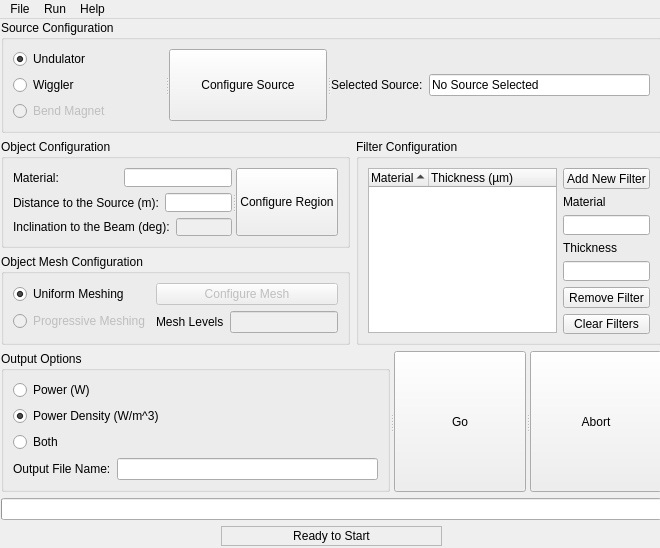
<?xml version="1.0" encoding="UTF-8"?>
<ui version="4.0">
 <class>MainWindow</class>
 <widget class="QMainWindow" name="MainWindow">
  <property name="geometry">
   <rect>
    <x>0</x>
    <y>0</y>
    <width>660</width>
    <height>548</height>
   </rect>
  </property>
  <property name="windowTitle">
   <string>Heat Load Matrix</string>
  </property>
  <widget class="QWidget" name="HeatLoadMatrix_2">
   <widget class="QWidget" name="layoutWidget">
    <property name="geometry">
     <rect>
      <x>1</x>
      <y>1</y>
      <width>661</width>
      <height>526</height>
     </rect>
    </property>
    <layout class="QVBoxLayout" name="verticalLayout_15">
     <item>
      <widget class="QGroupBox" name="SourceConfiguration_groupBox">
       <property name="sizePolicy">
        <sizepolicy hsizetype="Preferred" vsizetype="Preferred">
         <horstretch>0</horstretch>
         <verstretch>0</verstretch>
        </sizepolicy>
       </property>
       <property name="title">
        <string>Source Configuration</string>
       </property>
       <layout class="QVBoxLayout" name="verticalLayout_14">
        <item>
         <widget class="QSplitter" name="splitter_3">
          <property name="orientation">
           <enum>Qt::Horizontal</enum>
          </property>
          <widget class="QWidget" name="layoutWidget">
           <layout class="QVBoxLayout" name="verticalLayout">
            <item>
             <widget class="QRadioButton" name="source_und">
              <property name="text">
               <string>Undulator</string>
              </property>
              <property name="checked">
               <bool>true</bool>
              </property>
             </widget>
            </item>
            <item>
             <widget class="QRadioButton" name="source_wig">
              <property name="text">
               <string>Wiggler</string>
              </property>
             </widget>
            </item>
            <item>
             <widget class="QRadioButton" name="source_bend">
              <property name="enabled">
               <bool>false</bool>
              </property>
              <property name="text">
               <string>Bend Magnet</string>
              </property>
             </widget>
            </item>
           </layout>
          </widget>
          <widget class="QPushButton" name="config_source">
           <property name="text">
            <string>Configure Source</string>
           </property>
          </widget>
          <widget class="QWidget" name="layoutWidget_6">
           <layout class="QHBoxLayout" name="horizontalLayout_2">
            <item>
             <widget class="QLabel" name="SelectedSource_Label">
              <property name="text">
               <string>Selected Source:</string>
              </property>
              <property name="buddy">
               <cstring>imported_source</cstring>
              </property>
             </widget>
            </item>
            <item>
             <widget class="QLineEdit" name="imported_source">
              <property name="text">
               <string>No Source Selected</string>
              </property>
             </widget>
            </item>
           </layout>
          </widget>
         </widget>
        </item>
       </layout>
      </widget>
     </item>
     <item>
      <layout class="QHBoxLayout" name="horizontalLayout_14">
       <item>
        <layout class="QVBoxLayout" name="verticalLayout_13">
         <item>
          <widget class="QGroupBox" name="ObjectConfiguration_groupBox">
           <property name="sizePolicy">
            <sizepolicy hsizetype="Preferred" vsizetype="Preferred">
             <horstretch>0</horstretch>
             <verstretch>0</verstretch>
            </sizepolicy>
           </property>
           <property name="title">
            <string>Object Configuration</string>
           </property>
           <layout class="QVBoxLayout" name="verticalLayout_11">
            <item>
             <widget class="QSplitter" name="splitter_2">
              <property name="orientation">
               <enum>Qt::Horizontal</enum>
              </property>
              <widget class="QWidget" name="layoutWidget_2">
               <layout class="QVBoxLayout" name="verticalLayout_4">
                <item>
                 <layout class="QHBoxLayout" name="horizontalLayout_5">
                  <item>
                   <widget class="QLabel" name="ObjectMaterial_label">
                    <property name="text">
                     <string>Material:</string>
                    </property>
                    <property name="buddy">
                     <cstring>mat</cstring>
                    </property>
                   </widget>
                  </item>
                  <item>
                   <spacer name="horizontalSpacer">
                    <property name="orientation">
                     <enum>Qt::Horizontal</enum>
                    </property>
                    <property name="sizeHint" stdset="0">
                     <size>
                      <width>40</width>
                      <height>20</height>
                     </size>
                    </property>
                   </spacer>
                  </item>
                  <item>
                   <widget class="QLineEdit" name="mat"/>
                  </item>
                 </layout>
                </item>
                <item>
                 <layout class="QHBoxLayout" name="horizontalLayout_6">
                  <item>
                   <widget class="QLabel" name="DistancetotheSource_label">
                    <property name="text">
                     <string>Distance to the Source (m):</string>
                    </property>
                    <property name="buddy">
                     <cstring>dist</cstring>
                    </property>
                   </widget>
                  </item>
                  <item>
                   <widget class="QLineEdit" name="dist"/>
                  </item>
                 </layout>
                </item>
                <item>
                 <layout class="QHBoxLayout" name="horizontalLayout_7">
                  <item>
                   <widget class="QLabel" name="InclinationtotheBeam_label">
                    <property name="text">
                     <string>Inclination to the Beam (deg):</string>
                    </property>
                    <property name="buddy">
                     <cstring>deg</cstring>
                    </property>
                   </widget>
                  </item>
                  <item>
                   <spacer name="horizontalSpacer_2">
                    <property name="orientation">
                     <enum>Qt::Horizontal</enum>
                    </property>
                    <property name="sizeHint" stdset="0">
                     <size>
                      <width>40</width>
                      <height>20</height>
                     </size>
                    </property>
                   </spacer>
                  </item>
                  <item>
                   <widget class="QLineEdit" name="deg">
                    <property name="enabled">
                     <bool>false</bool>
                    </property>
                   </widget>
                  </item>
                 </layout>
                </item>
               </layout>
              </widget>
              <widget class="QPushButton" name="config_region">
               <property name="text">
                <string>Configure Region</string>
               </property>
              </widget>
             </widget>
            </item>
           </layout>
          </widget>
         </item>
         <item>
          <widget class="QGroupBox" name="ObjectMeshConfiguration_groupBox">
           <property name="title">
            <string>Object Mesh Configuration</string>
           </property>
           <layout class="QVBoxLayout" name="verticalLayout_9">
            <item>
             <layout class="QHBoxLayout" name="horizontalLayout_3">
              <item>
               <layout class="QVBoxLayout" name="verticalLayout_2">
                <item>
                 <widget class="QRadioButton" name="mesh_uniform">
                  <property name="text">
                   <string>Uniform Meshing</string>
                  </property>
                  <property name="checked">
                   <bool>true</bool>
                  </property>
                 </widget>
                </item>
                <item>
                 <widget class="QRadioButton" name="mesh_progressive">
                  <property name="enabled">
                   <bool>false</bool>
                  </property>
                  <property name="text">
                   <string>Progressive Meshing</string>
                  </property>
                 </widget>
                </item>
               </layout>
              </item>
              <item>
               <layout class="QVBoxLayout" name="verticalLayout_8">
                <item>
                 <widget class="QPushButton" name="ConfigureMesh_pushButton_2">
                  <property name="enabled">
                   <bool>false</bool>
                  </property>
                  <property name="sizePolicy">
                   <sizepolicy hsizetype="Preferred" vsizetype="Fixed">
                    <horstretch>0</horstretch>
                    <verstretch>0</verstretch>
                   </sizepolicy>
                  </property>
                  <property name="text">
                   <string>Configure Mesh</string>
                  </property>
                 </widget>
                </item>
                <item>
                 <layout class="QHBoxLayout" name="horizontalLayout_11">
                  <item>
                   <widget class="QLabel" name="label_2">
                    <property name="text">
                     <string>Mesh Levels</string>
                    </property>
                    <property name="buddy">
                     <cstring>mesh_level</cstring>
                    </property>
                   </widget>
                  </item>
                  <item>
                   <widget class="QLineEdit" name="mesh_level">
                    <property name="enabled">
                     <bool>false</bool>
                    </property>
                   </widget>
                  </item>
                 </layout>
                </item>
               </layout>
              </item>
             </layout>
            </item>
           </layout>
           <zorder></zorder>
          </widget>
         </item>
        </layout>
       </item>
       <item>
        <widget class="QGroupBox" name="FilterConfiguration_groupBox">
         <property name="sizePolicy">
          <sizepolicy hsizetype="Preferred" vsizetype="Preferred">
           <horstretch>0</horstretch>
           <verstretch>0</verstretch>
          </sizepolicy>
         </property>
         <property name="title">
          <string>Filter Configuration</string>
         </property>
         <layout class="QVBoxLayout" name="verticalLayout_12">
          <item>
           <layout class="QHBoxLayout" name="horizontalLayout_4">
            <item>
             <widget class="QTreeWidget" name="flt_list">
              <property name="sizePolicy">
               <sizepolicy hsizetype="Expanding" vsizetype="Expanding">
                <horstretch>0</horstretch>
                <verstretch>0</verstretch>
               </sizepolicy>
              </property>
              <property name="horizontalScrollBarPolicy">
               <enum>Qt::ScrollBarAlwaysOff</enum>
              </property>
              <property name="alternatingRowColors">
               <bool>true</bool>
              </property>
              <property name="indentation">
               <number>20</number>
              </property>
              <property name="rootIsDecorated">
               <bool>false</bool>
              </property>
              <property name="uniformRowHeights">
               <bool>true</bool>
              </property>
              <property name="itemsExpandable">
               <bool>false</bool>
              </property>
              <property name="sortingEnabled">
               <bool>true</bool>
              </property>
              <property name="allColumnsShowFocus">
               <bool>true</bool>
              </property>
              <attribute name="headerDefaultSectionSize">
               <number>60</number>
              </attribute>
              <attribute name="headerStretchLastSection">
               <bool>true</bool>
              </attribute>
              <column>
               <property name="text">
                <string>Material</string>
               </property>
              </column>
              <column>
               <property name="text">
                <string>Thickness (µm)</string>
               </property>
              </column>
              <item>
               <property name="text">
                <string/>
               </property>
              </item>
             </widget>
            </item>
            <item>
             <layout class="QVBoxLayout" name="verticalLayout_3">
              <item>
               <widget class="QPushButton" name="flt_add">
                <property name="text">
                 <string>Add New Filter</string>
                </property>
               </widget>
              </item>
              <item>
               <widget class="QLabel" name="label">
                <property name="text">
                 <string>Material</string>
                </property>
                <property name="buddy">
                 <cstring>flt_newmat</cstring>
                </property>
               </widget>
              </item>
              <item>
               <widget class="QLineEdit" name="flt_newmat"/>
              </item>
              <item>
               <widget class="QLabel" name="label_3">
                <property name="text">
                 <string>Thickness</string>
                </property>
                <property name="buddy">
                 <cstring>flt_newthick</cstring>
                </property>
               </widget>
              </item>
              <item>
               <widget class="QLineEdit" name="flt_newthick"/>
              </item>
              <item>
               <widget class="QPushButton" name="flt_remove">
                <property name="text">
                 <string>Remove Filter</string>
                </property>
               </widget>
              </item>
              <item>
               <widget class="QPushButton" name="flt_clear">
                <property name="text">
                 <string>Clear Filters</string>
                </property>
               </widget>
              </item>
              <item>
               <spacer name="verticalSpacer">
                <property name="orientation">
                 <enum>Qt::Vertical</enum>
                </property>
                <property name="sizeType">
                 <enum>QSizePolicy::Expanding</enum>
                </property>
                <property name="sizeHint" stdset="0">
                 <size>
                  <width>20</width>
                  <height>78</height>
                 </size>
                </property>
               </spacer>
              </item>
             </layout>
            </item>
           </layout>
          </item>
         </layout>
        </widget>
       </item>
      </layout>
     </item>
     <item>
      <layout class="QVBoxLayout" name="verticalLayout_7">
       <item>
        <widget class="QSplitter" name="splitter">
         <property name="orientation">
          <enum>Qt::Horizontal</enum>
         </property>
         <widget class="QGroupBox" name="Options_groupBox">
          <property name="title">
           <string>Output Options</string>
          </property>
          <layout class="QHBoxLayout" name="horizontalLayout_10">
           <item>
            <layout class="QVBoxLayout" name="verticalLayout_6">
             <item>
              <widget class="QRadioButton" name="power_power">
               <property name="text">
                <string>Power (W)</string>
               </property>
              </widget>
             </item>
             <item>
              <widget class="QRadioButton" name="power_density">
               <property name="text">
                <string>Power Density (W/m^3)</string>
               </property>
               <property name="checked">
                <bool>true</bool>
               </property>
              </widget>
             </item>
             <item>
              <widget class="QRadioButton" name="power_both">
               <property name="text">
                <string>Both</string>
               </property>
              </widget>
             </item>
             <item>
              <layout class="QHBoxLayout" name="horizontalLayout_8">
               <item>
                <widget class="QLabel" name="OutputFileName_label">
                 <property name="text">
                  <string>Output File Name:</string>
                 </property>
                </widget>
               </item>
               <item>
                <widget class="QLineEdit" name="title"/>
               </item>
              </layout>
             </item>
            </layout>
           </item>
          </layout>
         </widget>
         <widget class="QPushButton" name="config_go">
          <property name="text">
           <string>Go</string>
          </property>
         </widget>
         <widget class="QPushButton" name="config_abort">
          <property name="text">
           <string>Abort</string>
          </property>
         </widget>
        </widget>
       </item>
       <item>
        <layout class="QVBoxLayout" name="verticalLayout_5">
         <item>
          <widget class="QProgressBar" name="status_bar">
           <property name="value">
            <number>0</number>
           </property>
           <property name="textVisible">
            <bool>false</bool>
           </property>
           <property name="invertedAppearance">
            <bool>false</bool>
           </property>
          </widget>
         </item>
         <item>
          <layout class="QHBoxLayout" name="horizontalLayout_9">
           <item>
            <spacer name="horizontalSpacer_5">
             <property name="orientation">
              <enum>Qt::Horizontal</enum>
             </property>
             <property name="sizeHint" stdset="0">
              <size>
               <width>198</width>
               <height>20</height>
              </size>
             </property>
            </spacer>
           </item>
           <item>
            <widget class="QLabel" name="status_label">
             <property name="sizePolicy">
              <sizepolicy hsizetype="MinimumExpanding" vsizetype="Preferred">
               <horstretch>0</horstretch>
               <verstretch>0</verstretch>
              </sizepolicy>
             </property>
             <property name="frameShape">
              <enum>QFrame::StyledPanel</enum>
             </property>
             <property name="text">
              <string>Ready to Start</string>
             </property>
             <property name="alignment">
              <set>Qt::AlignCenter</set>
             </property>
            </widget>
           </item>
           <item>
            <spacer name="horizontalSpacer_6">
             <property name="orientation">
              <enum>Qt::Horizontal</enum>
             </property>
             <property name="sizeHint" stdset="0">
              <size>
               <width>218</width>
               <height>20</height>
              </size>
             </property>
            </spacer>
           </item>
          </layout>
         </item>
        </layout>
       </item>
      </layout>
     </item>
    </layout>
   </widget>
  </widget>
  <widget class="QMenuBar" name="menubar">
   <property name="geometry">
    <rect>
     <x>0</x>
     <y>0</y>
     <width>660</width>
     <height>21</height>
    </rect>
   </property>
   <widget class="QMenu" name="menuFile">
    <property name="title">
     <string>File</string>
    </property>
    <addaction name="actionClose"/>
    <addaction name="separator"/>
    <addaction name="action_param_save"/>
    <addaction name="action_param_open"/>
    <addaction name="action_xop_config"/>
   </widget>
   <widget class="QMenu" name="menuHelp">
    <property name="title">
     <string>Help</string>
    </property>
    <addaction name="action_help"/>
    <addaction name="action_paper"/>
    <addaction name="action_about"/>
   </widget>
   <widget class="QMenu" name="menuRun">
    <property name="title">
     <string>Run</string>
    </property>
    <addaction name="action_go"/>
    <addaction name="action_abort"/>
    <addaction name="action_view_results"/>
   </widget>
   <addaction name="menuFile"/>
   <addaction name="menuRun"/>
   <addaction name="menuHelp"/>
  </widget>
  <action name="actionClose">
   <property name="text">
    <string>Close</string>
   </property>
  </action>
  <action name="action_param_save">
   <property name="text">
    <string>Save Parameters</string>
   </property>
   <property name="shortcut">
    <string>Ctrl+S</string>
   </property>
  </action>
  <action name="action_param_open">
   <property name="text">
    <string>Open Parameters</string>
   </property>
   <property name="shortcut">
    <string>Ctrl+O</string>
   </property>
  </action>
  <action name="actionSave_Spectral_Data">
   <property name="text">
    <string>Save Spectral Data</string>
   </property>
  </action>
  <action name="actionSave_Spectral_Data_2">
   <property name="text">
    <string>Save Spectral Data</string>
   </property>
  </action>
  <action name="actionImport_Spectral_Data">
   <property name="text">
    <string>Import Spectral Data</string>
   </property>
  </action>
  <action name="actionSave_spectrum">
   <property name="text">
    <string>Save Spectrum</string>
   </property>
  </action>
  <action name="actionImport_Spectrum">
   <property name="text">
    <string>Import Spectrum</string>
   </property>
  </action>
  <action name="action_help">
   <property name="enabled">
    <bool>false</bool>
   </property>
   <property name="text">
    <string>Help</string>
   </property>
  </action>
  <action name="action_paper">
   <property name="enabled">
    <bool>false</bool>
   </property>
   <property name="text">
    <string>Paper</string>
   </property>
  </action>
  <action name="action_about">
   <property name="enabled">
    <bool>false</bool>
   </property>
   <property name="text">
    <string>About</string>
   </property>
  </action>
  <action name="action_go">
   <property name="text">
    <string>Go</string>
   </property>
   <property name="shortcut">
    <string>Ctrl+G</string>
   </property>
  </action>
  <action name="action_abort">
   <property name="text">
    <string>Abort</string>
   </property>
  </action>
  <action name="action_view_results">
   <property name="enabled">
    <bool>false</bool>
   </property>
   <property name="text">
    <string>View Results</string>
   </property>
  </action>
  <action name="actionConfigure_XOP">
   <property name="text">
    <string>Configure XOP</string>
   </property>
  </action>
  <action name="action_xop_config">
   <property name="text">
    <string>Configure XOP</string>
   </property>
  </action>
 </widget>
 <tabstops>
  <tabstop>source_und</tabstop>
  <tabstop>source_wig</tabstop>
  <tabstop>source_bend</tabstop>
  <tabstop>config_source</tabstop>
  <tabstop>mat</tabstop>
  <tabstop>dist</tabstop>
  <tabstop>deg</tabstop>
  <tabstop>config_region</tabstop>
  <tabstop>mesh_uniform</tabstop>
  <tabstop>mesh_progressive</tabstop>
  <tabstop>ConfigureMesh_pushButton_2</tabstop>
  <tabstop>mesh_level</tabstop>
  <tabstop>power_power</tabstop>
  <tabstop>power_density</tabstop>
  <tabstop>power_both</tabstop>
  <tabstop>imported_source</tabstop>
  <tabstop>flt_list</tabstop>
  <tabstop>flt_add</tabstop>
  <tabstop>flt_remove</tabstop>
  <tabstop>config_go</tabstop>
  <tabstop>config_abort</tabstop>
 </tabstops>
 <resources/>
 <connections/>
</ui>
